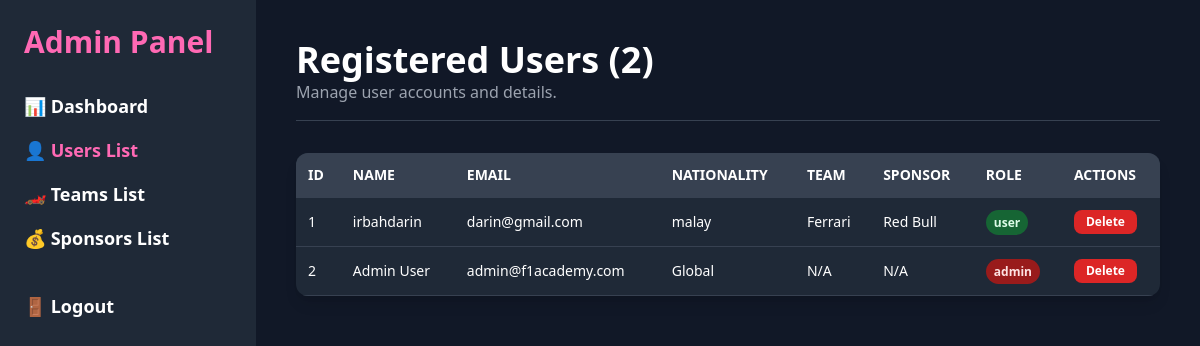
Screenshot of /admin_users.php (signed in) with the database file from the repository.
### tables this page shows
CREATE TABLE `users` (
  `id` int(11) NOT NULL,
  `fullname` varchar(255) NOT NULL,
  `email` varchar(255) NOT NULL,
  `nationality` varchar(100) DEFAULT NULL,
  `age` int(2) NOT NULL,
  `gender` varchar(10) NOT NULL,
  `team` varchar(100) DEFAULT NULL,
  `sponsor` varchar(100) DEFAULT NULL,
  `password` varchar(255) NOT NULL,
   
  `role` ENUM('user', 'admin') NOT NULL DEFAULT 'user' COMMENT 'Added role for Admin Dashboard access control'
);

### conn.php (called while the page is built, shortened)
<?php
function get_all_users($conn) {
    $query = "SELECT id, fullname, email, nationality, age, gender, team, sponsor, role FROM users";
    $result = $conn->query($query);
    $data = [];
    while ($row = $result->fetch_assoc()) {
        $data[] = $row;
    }
    return $data;
}
?>

### admin_users.php (the view, shortened to what this page needs)
<?php
include("conn.php");
$users = get_all_users($conn);
?>
<!DOCTYPE html>
<html lang="en">
<head>
    <script src="https://cdn.tailwindcss.com"></script>
</head>
<body class="bg-gray-900 text-white font-sans flex">
    <aside class="w-64 bg-gray-800 h-screen fixed p-6">
        <h1 class="text-3xl font-extrabold mb-8 text-hotpink">Admin Panel</h1>
        <nav class="admin-nav space-y-4">
            <a href="admin_dashboard.php" class="block text-lg font-bold text-white hover:text-hotpink">📊 Dashboard</a>
            <a href="admin_users.php" class="block text-lg font-bold text-hotpink">👤 Users List</a>
            <a href="admin_teams.php" class="block text-lg font-bold text-white hover:text-hotpink">🏎️ Teams List</a>
            <a href="admin_sponsors.php" class="block text-lg font-bold text-white hover:text-hotpink">💰 Sponsors List</a>
            <a href="logout.php" class="block text-lg font-bold text-white hover:text-red-500 pt-6">🚪 Logout</a>
        </nav>
    </aside>
    <div class="flex-1 ml-64 p-10">
        <header class="mb-8 border-b border-gray-700 pb-4">
            <h2 class="text-4xl font-bold">Registered Users (<?php echo count($users); ?>)</h2>
            <p class="text-gray-400">Manage user accounts and details.</p>
        </header>
        <div class="bg-gray-800 rounded-xl overflow-x-auto shadow-lg">
            <table class="min-w-full table-auto text-left">
                <thead>
                    <tr class="bg-gray-700 text-sm uppercase">
                        <th>ID</th>
                        <th>Name</th>
                        <th>Email</th>
                        <th>Nationality</th>
                        <th>Team</th>
                        <th>Sponsor</th>
                        <th>Role</th>
                        <th>Actions</th>
                    </tr>
                </thead>
                <tbody>
                    <?php if (!empty($users)): ?>
                        <?php foreach ($users as $user): ?>
                            <tr class="hover:bg-gray-700 text-sm">
                                <td><?php echo htmlspecialchars($user['id']); ?></td>
                                <td><?php echo htmlspecialchars($user['fullname']); ?></td>
                                <td><?php echo htmlspecialchars($user['email']); ?></td>
                                <td><?php echo htmlspecialchars($user['nationality']); ?></td>
                                <td><?php echo htmlspecialchars($user['team'] ?? 'N/A'); ?></td>
                                <td><?php echo htmlspecialchars($user['sponsor'] ?? 'N/A'); ?></td>
                                <td><span class="px-2 py-1 rounded-full text-xs font-semibold <?php echo $user['role'] == 'admin' ? 'bg-red-800 text-red-100' : 'bg-green-800 text-green-100'; ?>"><?php echo htmlspecialchars($user['role']); ?></span></td>
                                <td class="whitespace-nowrap">
                                    <form method="POST" class="inline-block" onsubmit="return confirm('Are you sure you want to delete this user?');">
                                        <button type="submit" name="delete_user" class="text-xs bg-red-600 hover:bg-red-700 text-white py-1 px-3 rounded-lg font-bold transition duration-200">
                                            Delete
                                        </button>
                                    </form>
                                </td>
                            </tr>
                        <?php endforeach; ?>
                    <?php else: ?>
                        <tr><td colspan="8" class="text-center py-4 text-gray-400">No users found.</td></tr>
                    <?php endif; ?>
                </tbody>
            </table>
        </div>
    </div>
</body>
</html>

### admin_users.php (style rules this page uses)
.text-hotpink { color: hotpink; }
.admin-nav a { transition: color 0.3s; }
th, td { padding: 12px; border-bottom: 1px solid #374151; }

### rows the page displays
users: id "1", fullname "irbahdarin", email "darin@gmail.com", nationality "malay", team "Ferrari", sponsor "Red Bull", role "user"
users: id "2", fullname "Admin User", email "admin@f1academy.com", nationality "Global", team "N/A", sponsor "N/A", role "admin"

### other values shown
count($users) "2"
